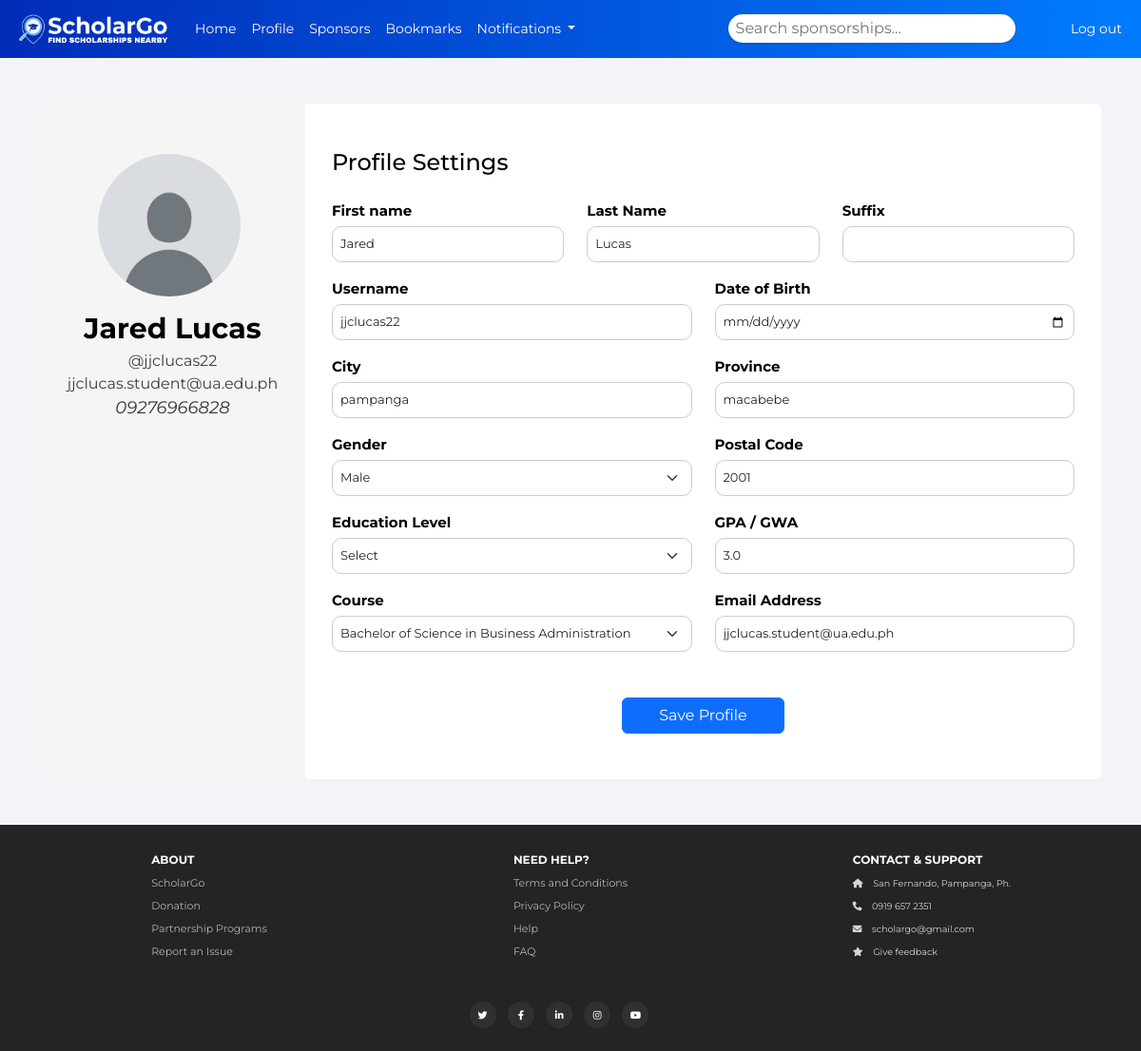
The app's page /profile (signed in), older data.
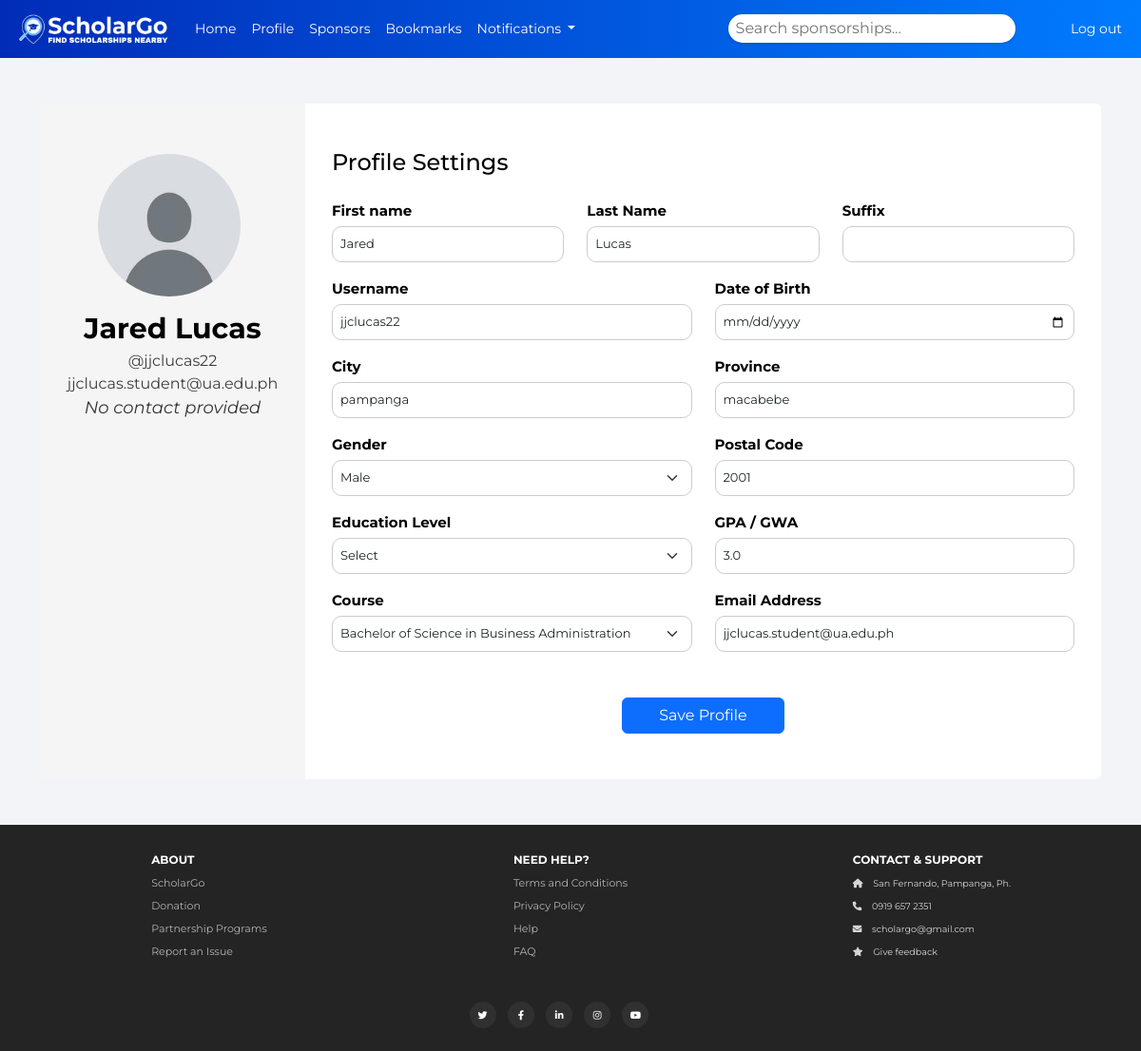
The same page, newer data.
### website/models.py (models this page shows, shortened)
class User(db.Model, UserMixin):
    id = db.Column(db.Integer, primary_key=True)
    username = db.Column(db.String(150), unique=True)
    image = db.Column(db.String(300), nullable=True)
    city = db.Column(db.String(150))
    birthdate = db.Column(db.Date, nullable=False)
    province = db.Column(db.String(150))
    notifications = db.relationship('Notification', backref='user', lazy=True)
    postalcode = db.Column(db.String(150))
    picture_path = db.Column(db.String(255), nullable=False)
    educationlevel = db.Column(db.String(150))
    email = db.Column(db.String(150), unique=True)
    password = db.Column(db.String(150))
    first_name = db.Column(db.String(150))
    last_name = db.Column(db.String(150))
    gender = db.Column(db.String(150))
    course = db.Column(db.String(150))
    phone_number = db.Column(db.String(150))
    gpa = db.Column(db.Float)
    extracurricular_activities = db.Column(db.String(300))
    financial_status = db.Column(db.String(150))
    notes = db.relationship('Note', backref='user', lazy=True)
    followed_sponsorships = db.relationship('Sponsorship_data', secondary=user_sponsorship,
                                             lazy='subquery', backref=db.backref('followers', lazy=True))
    comments = db.relationship('Comment', backref='user', lazy=True)

### website/views.py (the view)
@views.route("/profile")
@login_required
def profile():
    return render_template('profile.html', user=current_user)

### website/templates/profile.html (shortened to what this page needs)
{% extends "base.html" %}
{% block content %}
<link rel="stylesheet" href="/static/css/profile.css">
<div class="container right-form rounded bg-white mt-5 mb-5" >
    <div class="row">
        <div class="col-md-3 border-right profile-left">
            <div class="d-flex flex-column align-items-center text-center p-3 py-5 position-relative">
                <div class="profile-image-wrapper position-relative">
                    <img class="rounded-circle me-2 profile-picture"
                         style="width: 150px; height: 150px; cursor: pointer;"
                         src="{{ url_for('static', filename='uploads/' + current_user.picture_path) }}"
                         alt="Profile Picture"
                         onclick="document.getElementById('profilePictureInput').click();">
                </div>
                <span class="text-white-name">{{ current_user.first_name }} {{ current_user.last_name }}</span>
                <span class="text-white-un">@{{ current_user.username }}</span>
                <span class="text-white-em">{{ current_user.email }}</span>
                <span class="contact-text">{{ current_user.phone_number if current_user.phone_number else 'No contact provided' }}</span>
            </div>
        </div>
        <div class="col-md-9 border-right">
            <form method="POST" action="{{ url_for('auth.update_profile') }}">
                <div class="p-3 py-5">
                    <div class="d-flex justify-content-between align-items-center mb-3">
                        <h4 class="text-right">Profile Settings</h4>
                    </div>
                    <div class="row mt-2">
                        <div class="col-md-4">
                            <label class="labels">First name</label>
                            <input type="text" class="form-control" name="first_name" value="{{ current_user.first_name }}">
                        </div>
                        <div class="col-md-4">
                            <label class="labels">Last Name</label>
                            <input type="text" class="form-control" name="last_name" value="{{ current_user.last_name }}">
                        </div>
                        <div class="col-md-4">
                            <label class="labels">Suffix</label>
                            <input type="text" class="form-control" name="suffix" value="{{ current_user.suffix }}">
                        </div>
                    </div>
                    <div class="row mt-3">
                        <div class="col-md-6">
                            <label class="labels">Username</label>
                            <input type="text" class="form-control" name="username" value="{{ current_user.username }}">
                        </div>
                        <div class="col-md-6">
                            <label class="labels">Date of Birth</label>
                            <input type="date" class="form-control" name="dob" value="{{ current_user.dob }}">
                        </div>
                    </div>
                    <div class="row mt-3">
                        <div class="col-md-6">
                            <label class="labels">City</label>
                            <input type="text" class="form-control" name="city" value="{{ current_user.city }}">
                        </div>
                        <div class="col-md-6">
                            <label class="labels">Province</label>
                            <input type="text" class="form-control" name="province" value="{{ current_user.province }}">
                        </div>
                    </div>
                    <div class="row mt-3">
                        <div class="col-md-6">
                            <label class="labels">Gender</label>
                            <select class="form-select" name="gender">
                                <option value="Male" {% if current_user.gender == 'Male' %}selected{% endif %}>Male</option>
                            </select>
                        </div>
                        <div class="col-md-6">
                            <label class="labels">Postal Code</label>
                            <input type="text" class="form-control" name="postalcode" value="{{ current_user.postalcode }}">
                        </div>
                    </div>
                    <div class="row mt-3">
                        <div class="col-md-6">
                            <label class="labels">Education Level</label>
                            <select class="form-select" name="education_level">
                                <option value="" disabled selected>Select</option>
                            </select>
                        </div>
                        <div class="col-md-6">
                            <label class="labels">GPA / GWA</label>
                            <input type="number" class="form-control" name="gpa" value="{{ current_user.gpa }}">
                        </div>
                    </div>
                    <div class="row mt-3">
                        <div class="col-md-6">
                            <label class="labels">Course</label>
                            <select class="form-select" id="course" name="course" value="{{ current_user.course }}" >
                                <optgroup label="Business and Management">
                                    <option value="business_admin" {% if current_user.education_level == 'business_admin' %}selected{% endif %}>Bachelor of Science in Business Administration</option>
                                </optgroup>
                            </select>
                        </div>
                        <div class="col-md-6">
                            <label class="labels">Email Address</label>
                            <input type="email" class="form-control" name="email" value="{{ current_user.email }}">
                        </div>
                    </div>
                    <div class="mt-5 text-center">
                        <button class="btn btn-primary profile-button" type="submit">Save Profile</button>
                    </div>
                </div>
            </form>
        </div>
    </div>
</div>
{% endblock %}

### website/templates/base.html (shortened to what this page needs)
<!DOCTYPE html>
<html lang="en">
<head>
    <link href="https://cdn.jsdelivr.net/npm/bootstrap@5.3.0-alpha1/dist/css/bootstrap.min.css" rel="stylesheet">
    <link rel="stylesheet" href="/static/css/base.css" />
    <link rel="stylesheet" href="/static/css/footer.css"/>
    <link rel="stylesheet" href="https://cdnjs.cloudflare.com/ajax/libs/font-awesome/6.0.0-beta3/css/all.min.css" />
</head>
<body>
    <nav class="navbar navbar-expand-lg" style="background-color: #1A32D0;">
        <div class="container-fluid">
            <div class="nav-logo">
                <img src="/static/images/nav-logo.png" alt="Logo">
            </div>
            <div class="collapse navbar-collapse" id="navbarSupportedContent">
                <ul class="navbar-nav me-auto mb-2 mb-lg-0">
                    {% if current_user.is_authenticated %}
                        {% if session['user_type'] == 'User' %}
                            <li class="nav-item"><a class="nav-link text-white" id="home" href="/">Home</a></li>
                            <li class="nav-item"><a class="nav-link text-white" id="profile" href="/profile">Profile</a></li>
                            <li class="nav-item"><a class="nav-link text-white" id="logout" href="/sponsorlist">Sponsors</a></li>
                            <li class="nav-item"><a class="nav-link text-white" id="bookmarks" href="/follow">Bookmarks</a></li>
                            <li class="nav-item dropdown">
                                <a class="nav-link dropdown-toggle text-white" id="notificationsDropdown" role="button" data-bs-toggle="dropdown" aria-expanded="false">
                                    Notifications
                                </a>
                            </li>
                        {% elif session['user_type'] == 'Sponsorship' %}
                            <li class="nav-item"><a class="nav-link text-white" id="sponsordashboard" href="/">Sponsor Dashboard</a></li>
                        {% endif %}
                    {% endif %}
                </ul>
                <ul class="navbar-nav ms-auto mb-2 mb-lg-0">
                    {% if current_user.is_authenticated %}
                        <li class="nav-item"><a class="nav-link text-white" id="logout" href="/logout">Log out</a></li>
                    {% endif %}
                </ul>
            </div>
            <form action="{{ url_for('views.search') }}" method="get" class="d-flex search-form">
                <input type="text" class="search-bar" name="q" value="{{ query }}" placeholder="Search sponsorships..." required>
            </form>
        </div>
    </nav>
    <div class="container">
        {% block content %} {% endblock %}
    </div>
    <footer>
        <div class="container">
            <div class="row">
                <div class="col-md-4 footer-column">
                    <ul class="nav flex-column">
                        <li class="nav-item">
                            <span class="footer-title">About</span>
                        </li>
                        <li class="footer nav-item"><a class="nav-link-footer" href="#">ScholarGo</a></li>
                        <li class="footer nav-item"><a class="nav-link-footer" href="#">Donation</a></li>
                        <li class="footer nav-item"><a class="nav-link-footer" href="#">Partnership Programs</a></li>
                        <li class="footer nav-item"><a class="nav-link-footer" href="#">Report an Issue</a></li>
                    </ul>
                </div>
                <div class="col-md-4 footer-column">
                    <ul class="nav flex-column">
                        <li class="nav-item">
                            <span class="footer-title">Need Help?</span>
                        </li>
                        <li class="nav-item"><a class="nav-link-footer" href="#">Terms and Conditions</a></li>
                        <li class="nav-item"><a class="nav-link-footer" href="#">Privacy Policy</a></li>
                        <li class="nav-item"><a class="nav-link-footer" href="#">Help</a></li>
                        <li class="nav-item"><a class="nav-link-footer" href="#">FAQ</a></li>
                    </ul>
                </div>
                <div class="col-md-4 footer-column">
                    <ul class="nav flex-column">
                        <li class="nav-item">
                            <span class="footer-title">Contact & Support</span>
                        </li>
                        <li class="nav-item"><span class="navlink-footer"><i class="fas fa-home"></i> San Fernando, Pampanga, Ph.</span></li>
                        <li class="nav-item"><span class="navlink-footer"><i class="fas fa-phone"></i> 0919 657 2351</span></li>
                        <li class="nav-item"><span class="navlink-footer"><i class="fas fa-envelope"></i> scholargo@gmail.com</span></li>
                        <li class="nav-item"><span class="navlink-footer"><i class="fas fa-star"></i> Give feedback</span></li>
                    </ul>
                </div>
                <div class="row icons">
                    <div class="col-12 text-center">
                        <ul class="list-inline social-buttons">
                            <li class="list-inline-item"><a href="#"><i class="fab fa-twitter"></i></a></li>
                            <li class="list-inline-item"><a href="#"><i class="fab fa-facebook-f"></i></a></li>
                            <li class="list-inline-item"><a href="#"><i class="fab fa-linkedin-in"></i></a></li>
                            <li class="list-inline-item"><a href="#"><i class="fab fa-instagram"></i></a></li>
                            <li class="list-inline-item"><a href="#"><i class="fab fa-youtube"></i></a></li>
                        </ul>
                    </div>
                </div>
            </div>
        </div>
    </footer>
</body>
</html>

Row changes from the older to the newer data that the page shows:
changed User "Jared": phone_number "09276966828" → "No contact provided"
